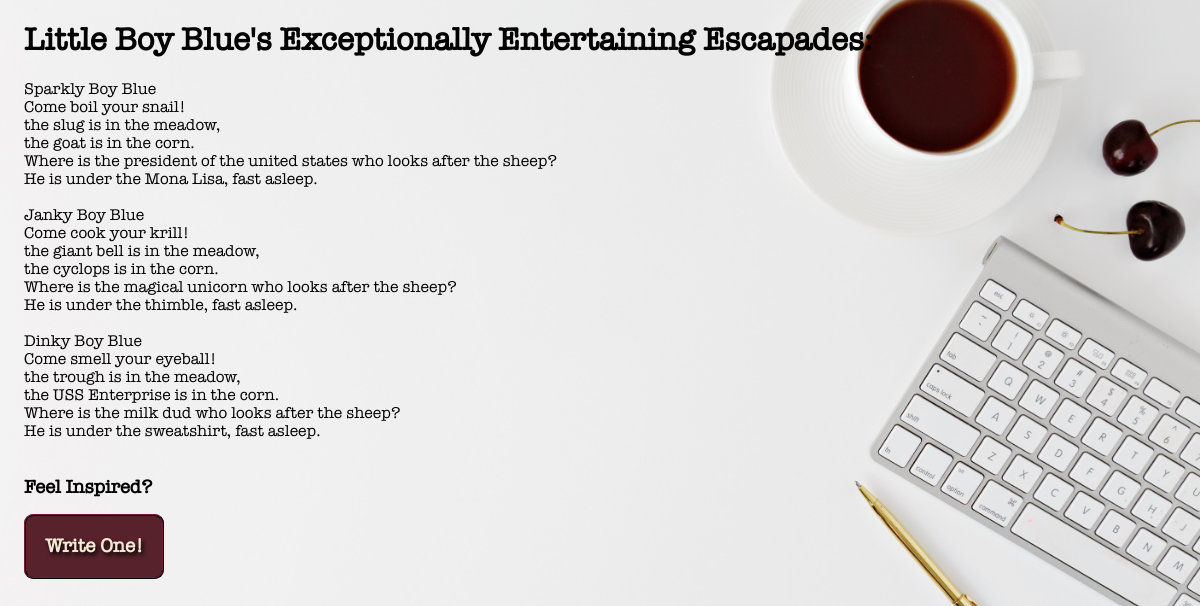
/allStoryTwos.php, run on the app's committed database.
### tables this page shows
CREATE TABLE `boy_blue` (
  `storyid` int(11) NOT NULL AUTO_INCREMENT,
  `adjective` varchar(30) DEFAULT NULL,
  `verb` varchar(30) DEFAULT NULL,
  `noun_1` varchar(30) DEFAULT NULL,
  `noun_2` varchar(30) DEFAULT NULL,
  `noun_3` varchar(30) DEFAULT NULL,
  `noun_4` varchar(30) DEFAULT NULL,
  `noun_5` varchar(30) DEFAULT NULL,
  `full_story` varchar(1000) DEFAULT NULL,
  PRIMARY KEY (`storyid`)
);

### allStoryTwos.php (the view, shortened to what this page needs)
<!DOCTYPE html PUBLIC "-//W3C//DTD XHTML 1.0 Transitional//EN"
    "http://www.w3.org/TR/xhtml1/DTD/xhtml1-transitional.dtd">
<html xmlns="http://www.w3.org/1999/xhtml" xml:lang="en" lang="en">
<head>
    <link rel="stylesheet" type="text/css" href="allStoryStyles.css" />
</head>
<body>
    <div class="storyOutput">
    <h1>Little Boy Blue's Exceptionally Entertaining Escapades:</h1>
<?php
    $dbc = mysqli_connect('localhost', 'student', 'student', 'mad_libs')
            or die('We tried to connect to the database, but...no dice.');
    $query = "SELECT * from boy_blue ORDER BY storyid DESC";
    $result = mysqli_query($dbc, $query)
            or die('Something fishy happened. We couldn\'t query the database.');
    while($row = mysqli_fetch_array($result))
    {
        $fullStory = $row['full_story'];
        echo $fullStory;
        echo '<br /><br />';
    }
    echo '<br /><h3 class="inspired">Feel Inspired?</h3>';
    echo '<a href="madLibsHome.html" class="writeButton">Write One!</a>';
?>
</div>
</body>
</html>

### allStoryStyles.css (style rules this page uses)
body { background-image: url(images/allStoriesBackground.jpg); background-repeat: no-repeat; background-size: cover; }
div { font-family: "American Typewriter", serif; font-size: 1em; text-align: left; margin: 1em 1em 3em 1em; }
.inspired { margin-bottom: 2em; margin-top: 0em; }
.writeButton { background-color: #57222b; border: .12em ridge #210811; border-radius: .5em; color: #f5e9d5; font-size: 1.2em; font-weight: bold; margin-top: 2em; margin-bottom: 2em; padding: 1em; text-decoration: none; text-shadow: 2px 3px 4px black; transition-duration: .3s; transition-property: all; }

### data on the page
boy_blue: full_story "Sparkly Boy Blue Come boil your snail! the slug is in the meadow, the goat is in the corn. Where is the president of the united states who looks after the sheep? He is under the Mona Lisa, fast asleep."
boy_blue: full_story "Janky Boy Blue Come cook your krill! the giant bell is in the meadow, the cyclops is in the corn. Where is the magical unicorn who looks after the sheep? He is under the thimble, fast asleep."
boy_blue: full_story "Dinky Boy Blue Come smell your eyeball! the trough is in the meadow, the USS Enterprise is in the corn. Where is the milk dud who looks after the sheep? He is under the sweatshirt, fast asleep."
